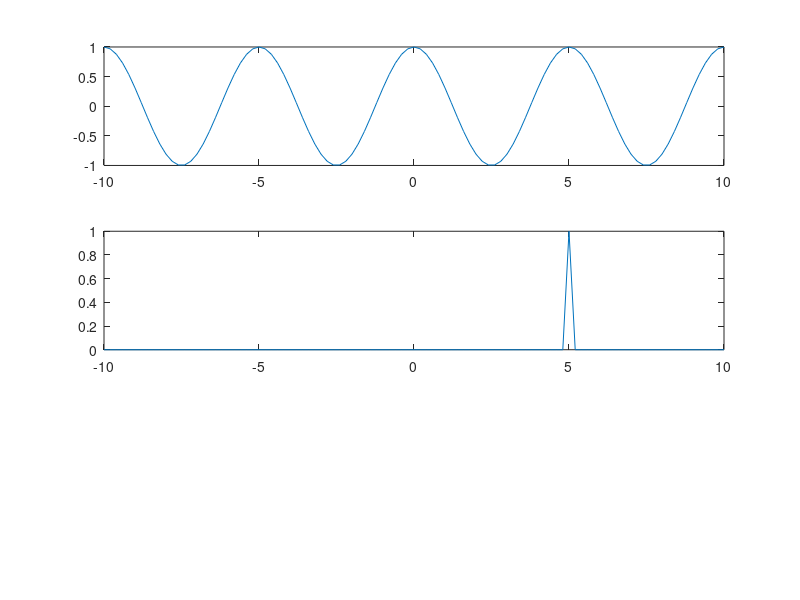

Source code (MATLAB): (Note: this script raises an error after producing the figure.)
clear all; clc ;close all;
%% LAB 03 Practice 1
%01
t =  linspace(-10,10,101);
s = cos(2*pi*0.2*t);
%s = t.*(t>0).*(t<2);
inpulse = 1.*(t==5);
figure(1);
subplot(3,1,1);
plot(t,s);

figure(1);
subplot(3,1,2);
plot(t,inpulse);

y = conv_(s,inpulse);
n = (-length(y)+1)/2:(length(y)-1)/2;
figure(1);
subplot(3,1,3);
plot(n,y);

%02
%s = cos(2*pi*0.2*t).*(t<-pi) + cos(2*pi*0.8*t).*(t>=-1*pi);
%s = cos(2*pi*0.2*t)+cos(2*pi*0.8*t)+cos(2*pi*0.4*t);
%figure;
%plot(t,s);


